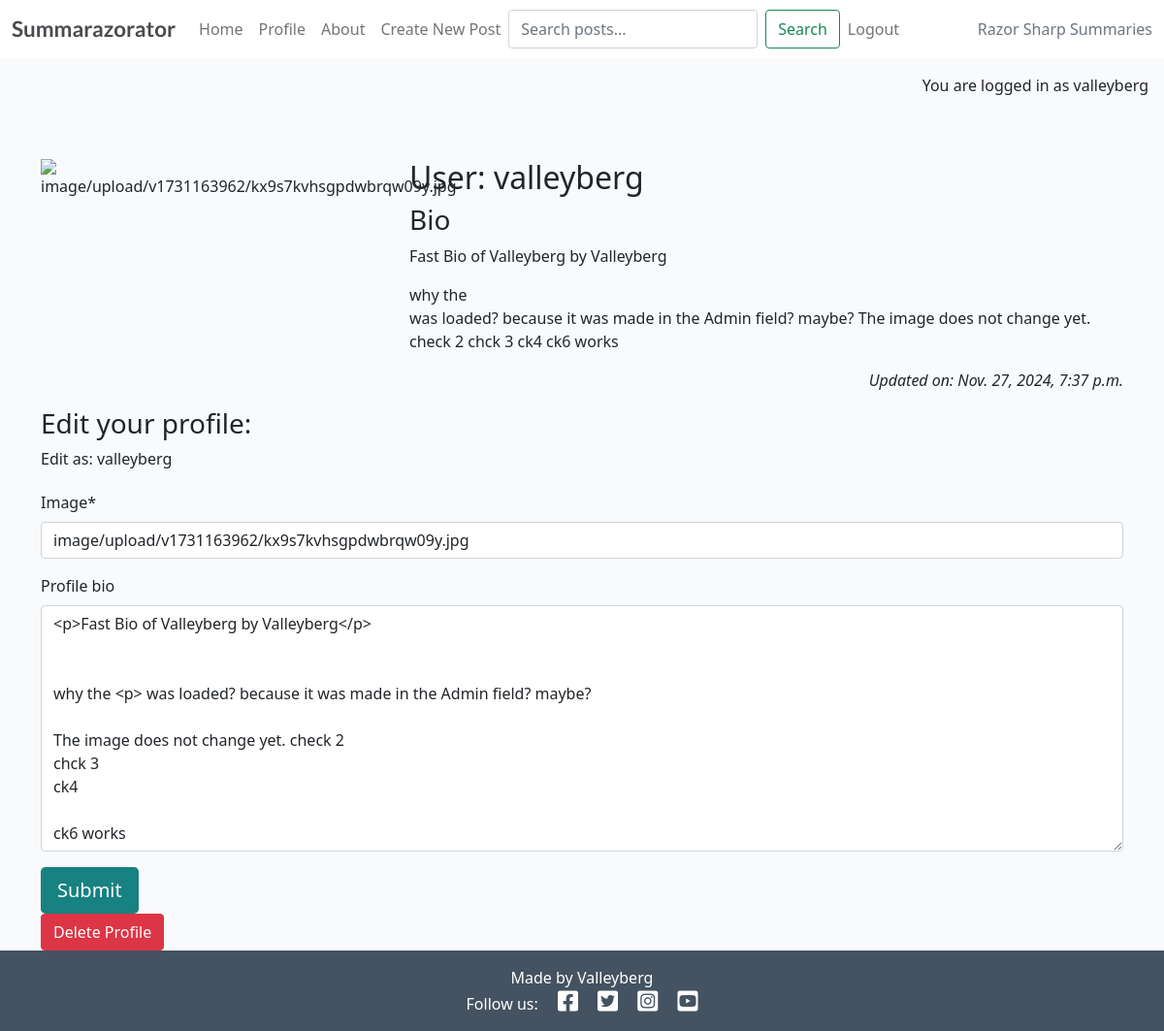
Page /profiler/edit/1/ (signed in) on the committed database.
### profiler/models.py (models this page shows, shortened)
class Profiler(models.Model):
    profile_user = models.OneToOneField(
        User,
        on_delete=models.CASCADE,
        related_name="profiler"
    )
    profile_image = CloudinaryField(
        'image',
        default='static/images/default.png',
        folder='profile_pics'
    )
    profile_bio = models.TextField(
        blank=True,
        max_length=500
    )
    profile_created_on = models.DateTimeField(auto_now_add=True)
    profile_updated_on = models.DateTimeField(auto_now=True)
    profile_last_posts = models.ManyToManyField(
        Post,
        blank=True,
        related_name="profile_posts"
    )
    profile_last_comments = models.ManyToManyField(
        Comment,
        blank=True,
        related_name="profile_comments"
    )

### profiler/views.py (the view)
# urls.py: path('edit/<int:profiler_id>/', views.profiler_edit, name='profiler_edit'),
@login_required
def profiler_edit(request, profiler_id):
    profiler = get_object_or_404(
        Profiler,
        id=profiler_id,
        profile_user=request.user
    )
    if request.method == "POST":
        profiler_form = ProfilerForm(
            request.POST,
            request.FILES,
            instance=profiler
        )
        if profiler_form.is_valid():
            profiler_form.save()
            messages.success(request, 'Profile Updated!')
            return HttpResponseRedirect(reverse("profiler"))
        messages.error(request, 'Error updating profile!')
    else:
        profiler_form = ProfilerForm(instance=profiler)
    return render(
        request,
        "profiler/profiler_editor.html",
        {
            'profiler_form': profiler_form,
            'profiler': profiler
        },
    )

### profiler/forms.py
class ProfilerForm(forms.ModelForm):
    class Meta:
        model = Profiler
        fields = ('profile_image', 'profile_bio')

### profiler/templates/profiler/profiler_editor.html (shortened to what this page needs)
{% extends 'base.html' %}
{% block content %}
{% load static %}
{% load crispy_forms_tags %}
<div class="container mt-5">
    <div class="row">
        <div class="col-4 text-center">
            {% if profiler.profile_image %}
            <img src="{{ profiler.profile_image.url }}" class="scale" alt="{{ profiler.profile_image }}">
            {% else %}
            <img src="{% static 'images/nobody.jpg' %}" class="scale" alt="placeholder image">
            {% endif %}
        </div>
        <div class="col-8" id="profiler-data">
            <h2>User: {{ profiler.profile_user | safe }}</h2>
            <h3>Bio</h3>
            {{ profiler.profile_bio | safe }}
        </div>
    </div>
    <div class="row">
        <div class="col text-right">
            <p class="text-end"><em>Updated on: {{ profiler.profile_updated_on }}</em></p>
        </div>
    </div>
    {% if user.is_authenticated %}
    <h3>Edit your profile:</h3>
    <p>Edit as: {{ user.username }}</p>
    <form id="profilerForm" method="post" style="margin-top: 1.3em;" enctype="multipart/form-data">
        {{ profiler_form | crispy }}
        <button id="submitButton" type="submit" class="btn btn-signup btn-lg">Submit</button>
    </form>
    {% else %}
    <p>Log in to edit your profile.</p>
    {% endif %}
    {% if user == profiler.profile_user %}
    <a href="{% url 'profiler_delete' profiler.pk %}" class="btn btn-danger">Delete Profile</a>
    {% endif %}
</div>
{% endblock content %}

### templates/base.html (shortened to what this page needs)
{% load static %}
{% url 'home' as home_url %}
{% url 'about' as about_url %}
{% url 'profiler' as profiler_url %}
{% url 'account_login' as login_url %}
{% url 'account_signup' as signup_url %}
{% url 'account_logout' as logout_url %}
<!DOCTYPE html>
<html class="h-100" lang="en">
<head>
    <link rel="stylesheet" href="https://cdnjs.cloudflare.com/ajax/libs/font-awesome/5.15.3/css/all.min.css">
    <link href="https://cdn.jsdelivr.net/npm/bootstrap@5.0.1/dist/css/bootstrap.min.css" rel="stylesheet"
>
    <link rel="stylesheet" href="{% static 'css/style.css' %}">
</head>
<body class="d-flex flex-column h-100 main-bg">
    <header>
        <nav class="navbar navbar-expand-lg navbar-light bg-white">
            <div class="container-fluid">
                <a class="navbar-brand" href="{% url 'home' %}"><span class="brand">Summarazorator</span></a>
                <div class="collapse navbar-collapse" id="navbarText">
                    <ul class="navbar-nav me-auto mb-2 mb-lg-0">
                        <li class="nav-item">
                            <a class="nav-link {% if request.path == home_url %}active{% endif %}" aria-current="page"
                                href="{% url 'home' %}" aria-label="Home page">Home</a>
                        </li>
                        <li class="nav-item">
                            <a class="nav-link {% if request.path == profiler_url %}active{% endif %}"
                                aria-current="page" href="{% url 'profiler' %}" aria-label="Profile page">Profile</a>
                        </li>
                        <li class="nav-item">
                            <a class="nav-link {% if request.path == about_url %}active{% endif %}" aria-current="page"
                                href="{% url 'about' %}" aria-label="About page">About</a>
                        </li>
                        <li class="nav-item">
                            <a class="nav-link {% if request.path == create_url %}active{% endif %}" aria-current="page"
                                href="{% url 'create_post' %}" aria-label="Create new post">Create New Post</a>
                        </li>
                        <form method="GET" id="search_bar" action="{% url 'search' %}" class="d-flex">
                            <input type="text" name="searchbar" class="form-control me-2" placeholder="Search posts..."
                                aria-label="Search">
                            <button type="submit" class="btn btn-outline-success"
                                aria-label="Submit search">Search</button>
                        </form>
                        {% if user.is_authenticated %}
                        <li class="nav-item">
                            <a class="nav-link {% if request.path == logout_url %}active{% endif %}" aria-current="page"
                                href="{% url 'account_logout' %}" aria-label="Log out">Logout</a>
                        </li>
                        {% endif %}
                    </ul>
                    <span class="navbar-text text-muted">
                        Razor Sharp Summaries
                    </span>
                </div>
            </div>
        </nav>
    </header>
    <main class="flex-shrink-0 main-bg">
        {% if user.is_authenticated %}
        <p class="text-end m-3">You are logged in as {{ user }}</p>
        {% else %}
        <p class="text-end m-3">You are not logged in</p>
        {% endif %}
        {% block content %}{% endblock content %}
    </main>
    <footer class="footer mt-auto py-3 dark-bg" role="contentinfo">
        <div class="container">
            <p class="m-0 text-center text-white">Made by Valleyberg</p>
            <nav class="social-links" aria-label="Social media links">
                <p class="m-0 text-center text-white">
                    Follow us:
                    <a href="https://facebook.com/summarazorator" target="_blank" rel="noopener noreferrer"
                        aria-label="Visit our Facebook page">
                        <i class="fab fa-facebook-square ms-3"></i>
                    </a>
                    <a href="https://twitter.com/summarazorator" target="_blank" rel="noopener noreferrer"
                        aria-label="Visit our Twitter page">
                        <i class="fab fa-twitter-square ms-3"></i>
                    </a>
                    <a href="https://instagram.com/summarazorator" target="_blank" rel="noopener noreferrer"
                        aria-label="Visit our Instagram page">
                        <i class="fab fa-instagram-square ms-3"></i>
                    </a>
                    <a href="https://youtube.com/summarazorator" target="_blank" rel="noopener noreferrer"
                        aria-label="Visit our YouTube channel">
                        <i class="fab fa-youtube-square ms-3"></i>
                    </a>
                </p>
            </nav>
        </div>
    </footer>
</body>
</html>

### static/css/style.css (style rules this page uses)
body { background-color: #F9FAFC; }
.brand { font-family: Lato, sans-serif; font-size: 1.4rem; font-weight: 700; color: #4A4A4F; }
.dark-bg { background-color: #445261; }
.main-bg { background-color: #F9FAFC; }
.scale { width: 100%; height: auto; }
.btn-signup, .btn-edit { background-color: #188181; color: #fff; }
.social-links a { text-decoration: none; color: white; transition: color 0.3s ease; }
.social-links i { font-size: 1.5rem; }

### rows in the picture
Profiler: profile_user "valleyberg", profile_bio "Fast Bio of Valleyberg by Valleyberg why the was loaded? because it was made in the Admin field? maybe? The image does not change yet. check 2 chck 3 ck4 ck6 works", profile_updated_on "Nov. 27, 2024, 7:37 p.m.", profile_image "image/upload/v1731163962/kx9s7kvhsgpdwbrqw09y.jpg", profile_bio "<p>Fast Bio of Valleyberg by Valleyberg</p> why the <p> was loaded? because it was made in the Admin field? maybe? The image does not change yet. check 2 chck 3 ck4 ck6 works"

### other values in the picture
{{ user }} "valleyberg"
{{ user.username }} "valleyberg"
